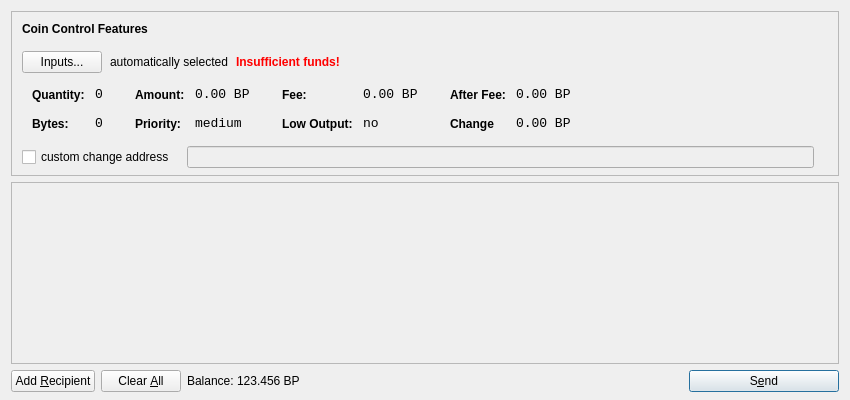
<?xml version="1.0" encoding="UTF-8"?>
<ui version="4.0">
 <class>SendCoinsDialog</class>
 <widget class="QDialog" name="SendCoinsDialog">
  <property name="geometry">
   <rect>
    <x>0</x>
    <y>0</y>
    <width>850</width>
    <height>400</height>
   </rect>
  </property>
  <property name="windowTitle">
   <string>Send Coins</string>
  </property>
  <layout class="QVBoxLayout" name="verticalLayout" stretch="0,1,0">
   <property name="bottomMargin">
    <number>8</number>
   </property>
   <item>
    <widget class="QFrame" name="frameCoinControl">
     <property name="sizePolicy">
      <sizepolicy hsizetype="Expanding" vsizetype="Expanding">
       <horstretch>0</horstretch>
       <verstretch>0</verstretch>
      </sizepolicy>
     </property>
     <property name="maximumSize">
      <size>
       <width>16777215</width>
       <height>16777215</height>
      </size>
     </property>
     <property name="frameShape">
      <enum>QFrame::StyledPanel</enum>
     </property>
     <property name="frameShadow">
      <enum>QFrame::Sunken</enum>
     </property>
     <layout class="QVBoxLayout" name="verticalLayoutCoinControl2">
      <property name="spacing">
       <number>-1</number>
      </property>
      <property name="leftMargin">
       <number>0</number>
      </property>
      <property name="topMargin">
       <number>0</number>
      </property>
      <property name="rightMargin">
       <number>0</number>
      </property>
      <property name="bottomMargin">
       <number>6</number>
      </property>
      <item>
       <layout class="QVBoxLayout" name="verticalLayoutCoinControl" stretch="0,0,0,0,1">
        <property name="spacing">
         <number>0</number>
        </property>
        <property name="leftMargin">
         <number>10</number>
        </property>
        <property name="topMargin">
         <number>10</number>
        </property>
        <item>
         <layout class="QHBoxLayout" name="horizontalLayoutCoinControl1">
          <property name="bottomMargin">
           <number>15</number>
          </property>
          <item>
           <widget class="QLabel" name="labelCoinControlFeatures">
            <property name="sizePolicy">
             <sizepolicy hsizetype="Preferred" vsizetype="Maximum">
              <horstretch>0</horstretch>
              <verstretch>0</verstretch>
             </sizepolicy>
            </property>
            <property name="font">
             <font>
              <weight>75</weight>
              <bold>true</bold>
             </font>
            </property>
            <property name="styleSheet">
             <string notr="true">font-weight:bold;</string>
            </property>
            <property name="text">
             <string>Coin Control Features</string>
            </property>
           </widget>
          </item>
         </layout>
        </item>
        <item>
         <layout class="QHBoxLayout" name="horizontalLayoutCoinControl2" stretch="0,0,0,0">
          <property name="spacing">
           <number>8</number>
          </property>
          <property name="bottomMargin">
           <number>10</number>
          </property>
          <item>
           <widget class="QPushButton" name="pushButtonCoinControl">
            <property name="styleSheet">
             <string notr="true"/>
            </property>
            <property name="text">
             <string>Inputs...</string>
            </property>
           </widget>
          </item>
          <item>
           <widget class="QLabel" name="labelCoinControlAutomaticallySelected">
            <property name="text">
             <string>automatically selected</string>
            </property>
            <property name="margin">
             <number>5</number>
            </property>
           </widget>
          </item>
          <item>
           <widget class="QLabel" name="labelCoinControlInsuffFunds">
            <property name="font">
             <font>
              <weight>75</weight>
              <bold>true</bold>
             </font>
            </property>
            <property name="styleSheet">
             <string notr="true">color:red;font-weight:bold;</string>
            </property>
            <property name="text">
             <string>Insufficient funds!</string>
            </property>
            <property name="margin">
             <number>5</number>
            </property>
           </widget>
          </item>
          <item>
           <spacer name="horizontalSpacerCoinControl">
            <property name="orientation">
             <enum>Qt::Horizontal</enum>
            </property>
            <property name="sizeHint" stdset="0">
             <size>
              <width>40</width>
              <height>1</height>
             </size>
            </property>
           </spacer>
          </item>
         </layout>
        </item>
        <item>
         <widget class="QWidget" name="widgetCoinControl" native="true">
          <property name="sizePolicy">
           <sizepolicy hsizetype="Preferred" vsizetype="Preferred">
            <horstretch>0</horstretch>
            <verstretch>0</verstretch>
           </sizepolicy>
          </property>
          <property name="minimumSize">
           <size>
            <width>0</width>
            <height>0</height>
           </size>
          </property>
          <property name="styleSheet">
           <string notr="true"/>
          </property>
          <layout class="QHBoxLayout" name="horizontalLayoutCoinControl5">
           <property name="margin">
            <number>0</number>
           </property>
           <item>
            <layout class="QHBoxLayout" name="horizontalLayoutCoinControl3" stretch="0,0,0,1">
             <property name="spacing">
              <number>20</number>
             </property>
             <property name="topMargin">
              <number>0</number>
             </property>
             <property name="bottomMargin">
              <number>10</number>
             </property>
             <item>
              <layout class="QFormLayout" name="formLayoutCoinControl1">
               <property name="horizontalSpacing">
                <number>10</number>
               </property>
               <property name="verticalSpacing">
                <number>14</number>
               </property>
               <property name="leftMargin">
                <number>10</number>
               </property>
               <property name="topMargin">
                <number>4</number>
               </property>
               <property name="rightMargin">
                <number>6</number>
               </property>
               <item row="0" column="0">
                <widget class="QLabel" name="labelCoinControlQuantityText">
                 <property name="styleSheet">
                  <string notr="true">font-weight:bold;</string>
                 </property>
                 <property name="text">
                  <string>Quantity:</string>
                 </property>
                 <property name="margin">
                  <number>0</number>
                 </property>
                </widget>
               </item>
               <item row="0" column="1">
                <widget class="QLabel" name="labelCoinControlQuantity">
                 <property name="font">
                  <font>
                   <family>Monospace</family>
                   <pointsize>10</pointsize>
                  </font>
                 </property>
                 <property name="cursor">
                  <cursorShape>IBeamCursor</cursorShape>
                 </property>
                 <property name="contextMenuPolicy">
                  <enum>Qt::ActionsContextMenu</enum>
                 </property>
                 <property name="text">
                  <string>0</string>
                 </property>
                 <property name="margin">
                  <number>0</number>
                 </property>
                 <property name="textInteractionFlags">
                  <set>Qt::LinksAccessibleByMouse|Qt::TextSelectableByKeyboard|Qt::TextSelectableByMouse</set>
                 </property>
                </widget>
               </item>
               <item row="1" column="0">
                <widget class="QLabel" name="labelCoinControlBytesText">
                 <property name="styleSheet">
                  <string notr="true">font-weight:bold;</string>
                 </property>
                 <property name="text">
                  <string>Bytes:</string>
                 </property>
                </widget>
               </item>
               <item row="1" column="1">
                <widget class="QLabel" name="labelCoinControlBytes">
                 <property name="font">
                  <font>
                   <family>Monospace</family>
                   <pointsize>10</pointsize>
                  </font>
                 </property>
                 <property name="cursor">
                  <cursorShape>IBeamCursor</cursorShape>
                 </property>
                 <property name="contextMenuPolicy">
                  <enum>Qt::ActionsContextMenu</enum>
                 </property>
                 <property name="text">
                  <string>0</string>
                 </property>
                 <property name="textInteractionFlags">
                  <set>Qt::LinksAccessibleByMouse|Qt::TextSelectableByKeyboard|Qt::TextSelectableByMouse</set>
                 </property>
                </widget>
               </item>
              </layout>
             </item>
             <item>
              <layout class="QFormLayout" name="formLayoutCoinControl2">
               <property name="horizontalSpacing">
                <number>10</number>
               </property>
               <property name="verticalSpacing">
                <number>14</number>
               </property>
               <property name="leftMargin">
                <number>6</number>
               </property>
               <property name="topMargin">
                <number>4</number>
               </property>
               <property name="rightMargin">
                <number>6</number>
               </property>
               <item row="0" column="0">
                <widget class="QLabel" name="labelCoinControlAmountText">
                 <property name="styleSheet">
                  <string notr="true">font-weight:bold;</string>
                 </property>
                 <property name="text">
                  <string>Amount:</string>
                 </property>
                 <property name="margin">
                  <number>0</number>
                 </property>
                </widget>
               </item>
               <item row="0" column="1">
                <widget class="QLabel" name="labelCoinControlAmount">
                 <property name="font">
                  <font>
                   <family>Monospace</family>
                   <pointsize>10</pointsize>
                  </font>
                 </property>
                 <property name="cursor">
                  <cursorShape>IBeamCursor</cursorShape>
                 </property>
                 <property name="contextMenuPolicy">
                  <enum>Qt::ActionsContextMenu</enum>
                 </property>
                 <property name="text">
                  <string>0.00 BP</string>
                 </property>
                 <property name="textInteractionFlags">
                  <set>Qt::LinksAccessibleByMouse|Qt::TextSelectableByKeyboard|Qt::TextSelectableByMouse</set>
                 </property>
                </widget>
               </item>
               <item row="1" column="0">
                <widget class="QLabel" name="labelCoinControlPriorityText">
                 <property name="styleSheet">
                  <string notr="true">font-weight:bold;</string>
                 </property>
                 <property name="text">
                  <string>Priority:</string>
                 </property>
                </widget>
               </item>
               <item row="1" column="1">
                <widget class="QLabel" name="labelCoinControlPriority">
                 <property name="font">
                  <font>
                   <family>Monospace</family>
                   <pointsize>10</pointsize>
                  </font>
                 </property>
                 <property name="cursor">
                  <cursorShape>IBeamCursor</cursorShape>
                 </property>
                 <property name="contextMenuPolicy">
                  <enum>Qt::ActionsContextMenu</enum>
                 </property>
                 <property name="text">
                  <string>medium</string>
                 </property>
                 <property name="textInteractionFlags">
                  <set>Qt::LinksAccessibleByMouse|Qt::TextSelectableByKeyboard|Qt::TextSelectableByMouse</set>
                 </property>
                </widget>
               </item>
              </layout>
             </item>
             <item>
              <layout class="QFormLayout" name="formLayoutCoinControl3">
               <property name="horizontalSpacing">
                <number>10</number>
               </property>
               <property name="verticalSpacing">
                <number>14</number>
               </property>
               <property name="leftMargin">
                <number>6</number>
               </property>
               <property name="topMargin">
                <number>4</number>
               </property>
               <property name="rightMargin">
                <number>6</number>
               </property>
               <item row="0" column="0">
                <widget class="QLabel" name="labelCoinControlFeeText">
                 <property name="styleSheet">
                  <string notr="true">font-weight:bold;</string>
                 </property>
                 <property name="text">
                  <string>Fee:</string>
                 </property>
                 <property name="margin">
                  <number>0</number>
                 </property>
                </widget>
               </item>
               <item row="0" column="1">
                <widget class="QLabel" name="labelCoinControlFee">
                 <property name="font">
                  <font>
                   <family>Monospace</family>
                   <pointsize>10</pointsize>
                  </font>
                 </property>
                 <property name="cursor">
                  <cursorShape>IBeamCursor</cursorShape>
                 </property>
                 <property name="contextMenuPolicy">
                  <enum>Qt::ActionsContextMenu</enum>
                 </property>
                 <property name="text">
                  <string>0.00 BP</string>
                 </property>
                 <property name="textInteractionFlags">
                  <set>Qt::LinksAccessibleByMouse|Qt::TextSelectableByKeyboard|Qt::TextSelectableByMouse</set>
                 </property>
                </widget>
               </item>
               <item row="1" column="0">
                <widget class="QLabel" name="labelCoinControlLowOutputText">
                 <property name="styleSheet">
                  <string notr="true">font-weight:bold;</string>
                 </property>
                 <property name="text">
                  <string>Low Output:</string>
                 </property>
                </widget>
               </item>
               <item row="1" column="1">
                <widget class="QLabel" name="labelCoinControlLowOutput">
                 <property name="font">
                  <font>
                   <family>Monospace</family>
                   <pointsize>10</pointsize>
                  </font>
                 </property>
                 <property name="cursor">
                  <cursorShape>IBeamCursor</cursorShape>
                 </property>
                 <property name="contextMenuPolicy">
                  <enum>Qt::ActionsContextMenu</enum>
                 </property>
                 <property name="text">
                  <string>no</string>
                 </property>
                 <property name="textInteractionFlags">
                  <set>Qt::LinksAccessibleByMouse|Qt::TextSelectableByKeyboard|Qt::TextSelectableByMouse</set>
                 </property>
                </widget>
               </item>
              </layout>
             </item>
             <item>
              <layout class="QFormLayout" name="formLayoutCoinControl4">
               <property name="horizontalSpacing">
                <number>10</number>
               </property>
               <property name="verticalSpacing">
                <number>14</number>
               </property>
               <property name="leftMargin">
                <number>6</number>
               </property>
               <property name="topMargin">
                <number>4</number>
               </property>
               <property name="rightMargin">
                <number>6</number>
               </property>
               <item row="0" column="0">
                <widget class="QLabel" name="labelCoinControlAfterFeeText">
                 <property name="styleSheet">
                  <string notr="true">font-weight:bold;</string>
                 </property>
                 <property name="text">
                  <string>After Fee:</string>
                 </property>
                 <property name="margin">
                  <number>0</number>
                 </property>
                </widget>
               </item>
               <item row="0" column="1">
                <widget class="QLabel" name="labelCoinControlAfterFee">
                 <property name="font">
                  <font>
                   <family>Monospace</family>
                   <pointsize>10</pointsize>
                  </font>
                 </property>
                 <property name="cursor">
                  <cursorShape>IBeamCursor</cursorShape>
                 </property>
                 <property name="contextMenuPolicy">
                  <enum>Qt::ActionsContextMenu</enum>
                 </property>
                 <property name="text">
                  <string>0.00 BP</string>
                 </property>
                 <property name="textInteractionFlags">
                  <set>Qt::LinksAccessibleByMouse|Qt::TextSelectableByKeyboard|Qt::TextSelectableByMouse</set>
                 </property>
                </widget>
               </item>
               <item row="1" column="0">
                <widget class="QLabel" name="labelCoinControlChangeText">
                 <property name="styleSheet">
                  <string notr="true">font-weight:bold;</string>
                 </property>
                 <property name="text">
                  <string>Change</string>
                 </property>
                </widget>
               </item>
               <item row="1" column="1">
                <widget class="QLabel" name="labelCoinControlChange">
                 <property name="font">
                  <font>
                   <family>Monospace</family>
                   <pointsize>10</pointsize>
                  </font>
                 </property>
                 <property name="cursor">
                  <cursorShape>IBeamCursor</cursorShape>
                 </property>
                 <property name="contextMenuPolicy">
                  <enum>Qt::ActionsContextMenu</enum>
                 </property>
                 <property name="text">
                  <string>0.00 BP</string>
                 </property>
                 <property name="textInteractionFlags">
                  <set>Qt::LinksAccessibleByMouse|Qt::TextSelectableByKeyboard|Qt::TextSelectableByMouse</set>
                 </property>
                </widget>
               </item>
              </layout>
             </item>
            </layout>
           </item>
          </layout>
         </widget>
        </item>
        <item>
         <layout class="QHBoxLayout" name="horizontalLayoutCoinControl4" stretch="0,0,0">
          <property name="spacing">
           <number>12</number>
          </property>
          <property name="sizeConstraint">
           <enum>QLayout::SetDefaultConstraint</enum>
          </property>
          <property name="topMargin">
           <number>5</number>
          </property>
          <property name="rightMargin">
           <number>5</number>
          </property>
          <item>
           <widget class="QCheckBox" name="checkBoxCoinControlChange">
            <property name="text">
             <string>custom change address</string>
            </property>
           </widget>
          </item>
          <item>
           <widget class="QLineEdit" name="lineEditCoinControlChange">
            <property name="enabled">
             <bool>false</bool>
            </property>
            <property name="sizePolicy">
             <sizepolicy hsizetype="Expanding" vsizetype="Fixed">
              <horstretch>0</horstretch>
              <verstretch>0</verstretch>
             </sizepolicy>
            </property>
           </widget>
          </item>
          <item>
           <widget class="QLabel" name="labelCoinControlChangeLabel">
            <property name="sizePolicy">
             <sizepolicy hsizetype="Preferred" vsizetype="Expanding">
              <horstretch>0</horstretch>
              <verstretch>0</verstretch>
             </sizepolicy>
            </property>
            <property name="minimumSize">
             <size>
              <width>0</width>
              <height>0</height>
             </size>
            </property>
            <property name="text">
             <string/>
            </property>
            <property name="margin">
             <number>3</number>
            </property>
           </widget>
          </item>
         </layout>
        </item>
        <item>
         <spacer name="verticalSpacerCoinControl">
          <property name="orientation">
           <enum>Qt::Vertical</enum>
          </property>
          <property name="sizeHint" stdset="0">
           <size>
            <width>800</width>
            <height>1</height>
           </size>
          </property>
         </spacer>
        </item>
       </layout>
      </item>
     </layout>
    </widget>
   </item>
   <item>
    <widget class="QScrollArea" name="scrollArea">
     <property name="widgetResizable">
      <bool>true</bool>
     </property>
     <widget class="QWidget" name="scrollAreaWidgetContents">
      <property name="geometry">
       <rect>
        <x>0</x>
        <y>0</y>
        <width>830</width>
        <height>165</height>
       </rect>
      </property>
      <layout class="QVBoxLayout" name="verticalLayout_2">
       <property name="margin">
        <number>0</number>
       </property>
       <item>
        <layout class="QVBoxLayout" name="entries">
         <property name="spacing">
          <number>6</number>
         </property>
        </layout>
       </item>
       <item>
        <spacer name="verticalSpacer">
         <property name="orientation">
          <enum>Qt::Vertical</enum>
         </property>
         <property name="sizeHint" stdset="0">
          <size>
           <width>20</width>
           <height>40</height>
          </size>
         </property>
        </spacer>
       </item>
      </layout>
     </widget>
    </widget>
   </item>
   <item>
    <layout class="QHBoxLayout" name="horizontalLayout">
     <item>
      <widget class="QPushButton" name="addButton">
       <property name="toolTip">
        <string>Send to multiple recipients at once</string>
       </property>
       <property name="text">
        <string>Add &amp;Recipient</string>
       </property>
       <property name="icon">
        <iconset resource="../bitcoin.qrc">
         <normaloff>:/icons/add</normaloff>:/icons/add</iconset>
       </property>
       <property name="autoDefault">
        <bool>false</bool>
       </property>
      </widget>
     </item>
     <item>
      <widget class="QPushButton" name="clearButton">
       <property name="sizePolicy">
        <sizepolicy hsizetype="Minimum" vsizetype="Fixed">
         <horstretch>0</horstretch>
         <verstretch>0</verstretch>
        </sizepolicy>
       </property>
       <property name="toolTip">
        <string>Remove all transaction fields</string>
       </property>
       <property name="text">
        <string>Clear &amp;All</string>
       </property>
       <property name="icon">
        <iconset resource="../bitcoin.qrc">
         <normaloff>:/icons/remove</normaloff>:/icons/remove</iconset>
       </property>
       <property name="autoRepeatDelay">
        <number>300</number>
       </property>
       <property name="autoDefault">
        <bool>false</bool>
       </property>
      </widget>
     </item>
     <item>
      <layout class="QHBoxLayout" name="horizontalLayout_2">
       <property name="spacing">
        <number>3</number>
       </property>
       <item>
        <widget class="QLabel" name="label">
         <property name="sizePolicy">
          <sizepolicy hsizetype="Preferred" vsizetype="Fixed">
           <horstretch>0</horstretch>
           <verstretch>0</verstretch>
          </sizepolicy>
         </property>
         <property name="text">
          <string>Balance:</string>
         </property>
        </widget>
       </item>
       <item>
        <widget class="QLabel" name="labelBalance">
         <property name="sizePolicy">
          <sizepolicy hsizetype="Preferred" vsizetype="Fixed">
           <horstretch>0</horstretch>
           <verstretch>0</verstretch>
          </sizepolicy>
         </property>
         <property name="cursor">
          <cursorShape>IBeamCursor</cursorShape>
         </property>
         <property name="text">
          <string>123.456 BP</string>
         </property>
         <property name="textInteractionFlags">
          <set>Qt::LinksAccessibleByMouse|Qt::TextSelectableByKeyboard|Qt::TextSelectableByMouse</set>
         </property>
        </widget>
       </item>
      </layout>
     </item>
     <item>
      <spacer name="horizontalSpacer">
       <property name="orientation">
        <enum>Qt::Horizontal</enum>
       </property>
       <property name="sizeHint" stdset="0">
        <size>
         <width>40</width>
         <height>20</height>
        </size>
       </property>
      </spacer>
     </item>
     <item>
      <widget class="QPushButton" name="sendButton">
       <property name="minimumSize">
        <size>
         <width>150</width>
         <height>0</height>
        </size>
       </property>
       <property name="toolTip">
        <string>Confirm the send action</string>
       </property>
       <property name="text">
        <string>S&amp;end</string>
       </property>
       <property name="icon">
        <iconset resource="../bitcoin.qrc">
         <normaloff>:/icons/send</normaloff>:/icons/send</iconset>
       </property>
       <property name="default">
        <bool>true</bool>
       </property>
      </widget>
     </item>
    </layout>
   </item>
  </layout>
 </widget>
 <resources>
  <include location="../bitcoin.qrc"/>
 </resources>
 <connections/>
</ui>
